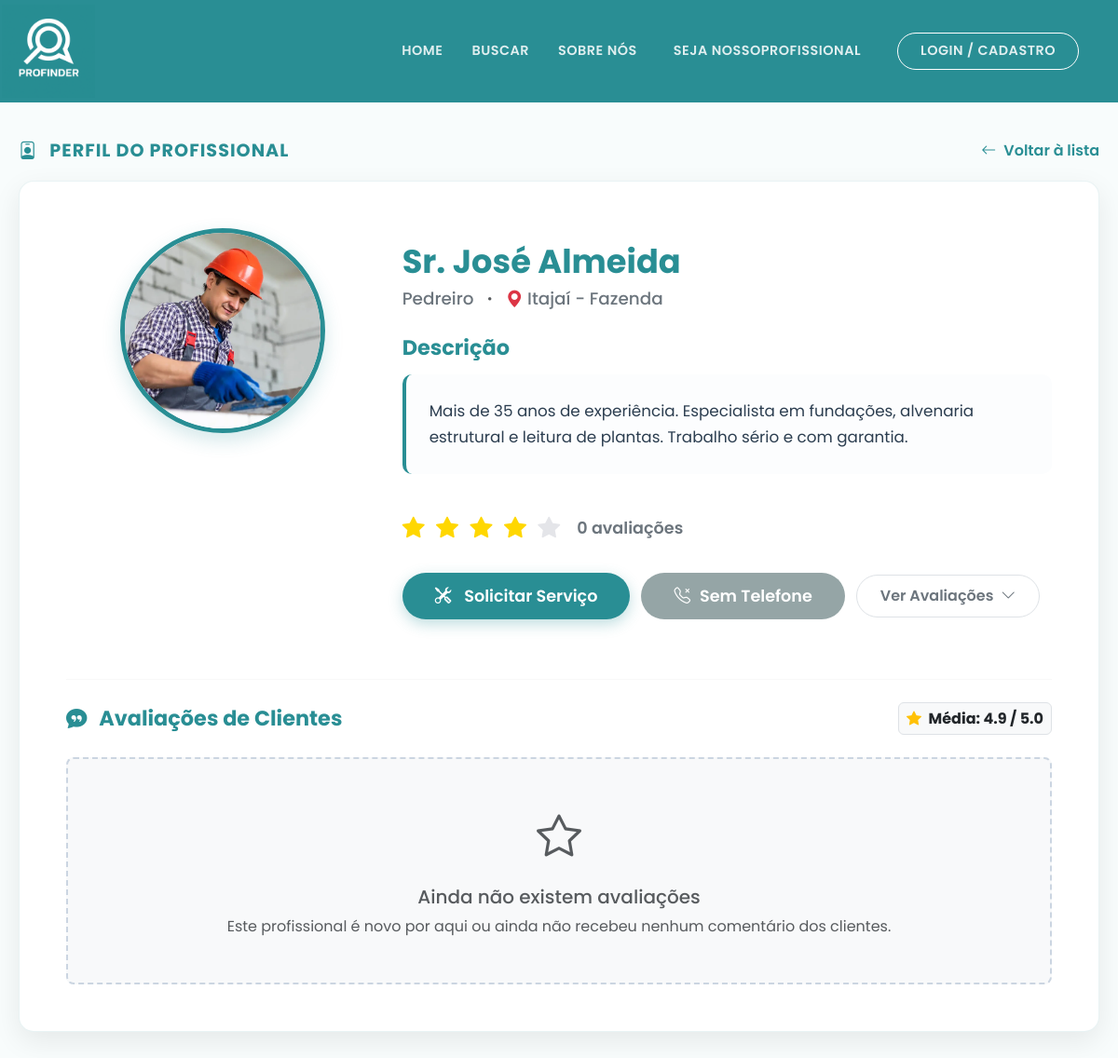
Before: /perfil/1 with the older database file.
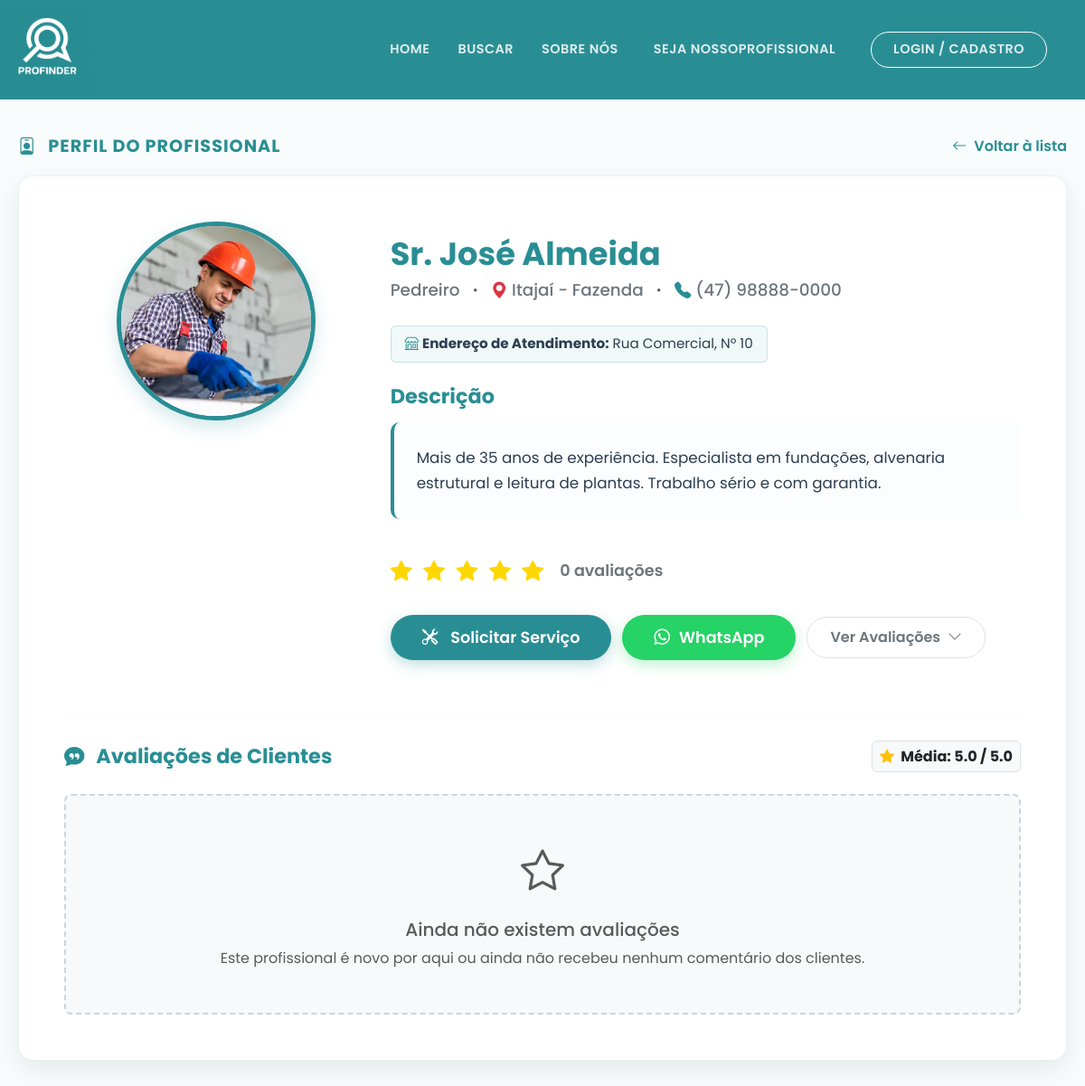
After: the same page with the newer database file.
### app.py (models this page shows, shortened)
class Profissional(db.Model, UserMixin):
    id = db.Column(db.Integer, primary_key=True)
    nome = db.Column(db.String(100), nullable=False)
    cpf = db.Column(db.String(11), unique=True, nullable=False)
    email = db.Column(db.String(120), unique=True, nullable=False)
    senha = db.Column(db.String(128), nullable=False)
    telefone = db.Column(db.String(20), nullable=True)
    profissao = db.Column(db.String(50), nullable=False)
    cidade = db.Column(db.String(100), nullable=False)
    regiao = db.Column(db.String(100), nullable=False)
    endereco_fixo = db.Column(db.String(255), nullable=True)
    descricao = db.Column(db.Text, nullable=True)
    avaliacao = db.Column(db.Float, default=5.0)
    foto = db.Column(db.String(255), default='https://cdn-icons-png.flaticon.com/512/3135/3135715.png')
    tipo_conta = db.Column(db.String(20), default='profissional')
    trabalhos = db.relationship('Portfolio', backref='profissional', lazy=True, cascade='all, delete-orphan')
    solicitacoes_recebidas = db.relationship('SolicitacaoServico', backref='profissional_solicitado', lazy=True, cascade='all, delete-orphan')

### app.py (the view)
@app.route('/perfil/<int:id>')
def perfil(id):
    profissional_selecionado = Profissional.query.get_or_404(id)
    trabalhos_portfolio = Portfolio.query.filter_by(profissional_id=id).all()
    avaliacoes = Avaliacao.query.filter_by(profissional_id=id).order_by(Avaliacao.data_avaliacao.desc()).all()
    return render_template('perfil.html', profissional=profissional_selecionado, portfolio=trabalhos_portfolio, avaliacoes=avaliacoes)

### app/templates/perfil.html (shortened to what this page needs)
<!DOCTYPE html>
<html lang="pt-BR">
<head>
    <link href="https://cdn.jsdelivr.net/npm/bootstrap@5.3.2/dist/css/bootstrap.min.css" rel="stylesheet">
    <link rel="stylesheet" href="https://cdn.jsdelivr.net/npm/bootstrap-icons@1.11.1/font/bootstrap-icons.css">
</head>
<body>
    <nav class="navbar navbar-expand-lg navbar-profinder sticky-top">
        <div class="container">
            <a class="navbar-brand" href="{{ url_for('index') }}" title="Sair / Voltar ao Início">
                <img src="{{ url_for('static', filename='img/logo-nome.png') }}" alt="Logo ProFinder">
            </a>
            <div class="collapse navbar-collapse justify-content-end" id="navbarNav">
                <ul class="navbar-nav align-items-center">
                    <li class="nav-item"><a class="nav-link" href="{{ url_for('index') }}">Home</a></li>
                    <li class="nav-item"><a class="nav-link" href="{{ url_for('busca_servicos') }}">Buscar</a></li>
                    <li class="nav-item"><a class="nav-link" href="{{ url_for('sobre') }}">Sobre Nós</a></li>
                    {% if current_user.is_authenticated %}
                    <li class="nav-item ms-lg-3 mt-3 mt-lg-0 d-none d-lg-block">
                        <a href="{{ url_for('meu_perfil') }}" class="nav-link"
                            style="text-transform: none; font-size: 0.95rem;" title="Acessar Meu Perfil">
                            Olá, <strong>{{ current_user.nome.split()[0] }}</strong>
                        </a>
                    </li>
                    <li class="nav-item d-lg-none mt-2">
                        <a class="nav-link" href="{{ url_for('meu_perfil') }}">Meu Perfil</a>
                    </li>
                    <li class="nav-item ms-lg-2 mt-2 mt-lg-0">
                        <a class="nav-link btn-login-nav border border-white rounded-pill px-4"
                            href="{{ url_for('logout') }}" style="background-color: rgba(255,255,255,0.1);">Sair</a>
                    </li>
                    {% else %}
                    <li class="nav-item ms-lg-2">
                        <a class="nav-link" href="{{ url_for('cadastro_profissional') }}">
                            Seja NossoProfissional
                        </a>
                    </li>
                    <li class="nav-item ms-lg-3 mt-3 mt-lg-0">
                        <a class="nav-link btn-login-nav border border-white rounded-pill px-4"
                            href="{{ url_for('login') }}">
                            Login / Cadastro
                        </a>
                    </li>
                    {% endif %}
                </ul>
            </div>
        </div>
    </nav>
    <main class="container main-container">
        <div class="cabecalho-perfil">
            <h2 class="titulo-secao"><i class="bi bi-person-badge me-2"></i> Perfil do Profissional</h2>
            <a href="javascript:history.back()" class="btn-voltar">
                <i class="bi bi-arrow-left"></i> Voltar à lista
            </a>
        </div>
        <div class="card-perfil">
            <div class="row">
                <div class="col-md-4 text-center mb-4 mb-md-0">
                    <div class="foto-perfil-container">
                        <img src="{{ profissional.foto }}" alt="Foto de {{ profissional.nome }}">
                    </div>
                </div>
                <div class="col-md-8">
                    <h1 class="nome-profissional">{{ profissional.nome }}</h1>
                    <div class="info-basica">
                        <span>{{ profissional.profissao }}</span>
                        <i class="bi bi-dot text-muted"></i>
                        <span><i class="bi bi-geo-alt-fill text-danger"></i>
                            {% if profissional.regiao == 'todas' %}
                            {{ profissional.cidade }} (Toda a região)
                            {% else %}
                            {{ profissional.cidade }} - {{ profissional.regiao.replace('_', ' ').title() }}
                            {% endif %}
                        </span>
                        {% if profissional.telefone %}
                        <i class="bi bi-dot text-muted"></i>
                        <span><i class="bi bi-telephone-fill" style="color: var(--cor-primaria);"></i> {{
                            profissional.telefone }}</span>
                        {% endif %}
                    </div>
                    {% if profissional.endereco_fixo %}
                    <div class="endereco-fixo mb-4">
                        <span
                            style="color: var(--cor-texto-escuro); font-size: 0.95rem; background-color: #f0f8f8; padding: 8px 15px; border-radius: 6px; display: inline-block; border: 1px solid rgba(41, 142, 148, 0.2);">
                            <i class="bi bi-shop" style="color: var(--cor-primaria);"></i> <strong>Endereço de
                                Atendimento:</strong> {{ profissional.endereco_fixo }}
                        </span>
                    </div>
                    {% endif %}
                    <h3 class="titulo-descricao">Descrição</h3>
                    <p class="texto-descricao">
                        {{ profissional.descricao | default("Profissional qualificado e altamente recomendado pela
                        comunidade ProFinder. Especialista na sua área de atuação, sempre com foco em entregar o melhor
                        resultado para os clientes.", true) }}
                    </p>
                    <div class="bloco-avaliacoes">
                        <div class="estrelas">
                            {% for i in range(5) %}
                            {% if i < profissional.avaliacao|int %} <i class="bi bi-star-fill"></i>
                                {% else %}
                                <i class="bi bi-star-fill estrela-vazia"></i>
                                {% endif %}
                                {% endfor %}
                        </div>
                        <span class="numero-avaliacoes">
                            {{ avaliacoes|length }} avaliações
                        </span>
                    </div>
                    <div class="botoes-acao mb-3">
                        {% if current_user.is_authenticated and current_user.tipo_conta == 'cliente' %}
                        <button type="button" class="btn-mensagem" data-bs-toggle="modal"
                            data-bs-target="#modalSolicitacao">
                            <i class="bi bi-tools me-1"></i> Solicitar Serviço
                        </button>
                        {% elif not current_user.is_authenticated %}
                        <button type="button" class="btn-mensagem" data-bs-toggle="modal"
                            data-bs-target="#modalAvisoLogin">
                            <i class="bi bi-tools me-1"></i> Solicitar Serviço
                        </button>
                        {% else %}
                        <button type="button" class="btn-mensagem"
                            onclick="alert('Apenas clientes podem solicitar serviços. Por favor, inicie sessão com uma conta de cliente.')"
                            style="opacity: 0.7;">
                            <i class="bi bi-tools me-1"></i> Solicitar Serviço
                        </button>
                        {% endif %}
                        {% if profissional.telefone %}
                        <a href="https://wa.me/55{{ profissional.telefone | replace(' ', '') | replace('-', '') | replace('(', '') | replace(')', '') }}"
                            target="_blank" class="btn-mensagem"
                            style="background-color: #25D366; border: none; box-shadow: 0 5px 15px rgba(37, 211, 102, 0.3);">
                            <i class="bi bi-whatsapp"></i> WhatsApp
                        </a>
                        {% else %}
                        <button type="button" class="btn-mensagem" data-bs-toggle="modal"
                            data-bs-target="#modalSemTelefone"
                            style="background-color: #95a5a6; border: none; box-shadow: none;">
                            <i class="bi bi-telephone-x"></i> Sem Telefone
                        </button>
                        {% endif %}
                        <a href="#secaoAvaliacoes" class="btn-avaliacoes">
                            Ver Avaliações <i class="bi bi-chevron-down"></i>
                        </a>
                    </div>
                </div>
            </div>
            <hr class="mt-5 mb-4" style="border-color: rgba(0,0,0,0.1);" id="secaoAvaliacoes">
            <div class="d-flex justify-content-between align-items-center mb-4 flex-wrap gap-3">
                <h3 class="titulo-descricao mb-0"><i class="bi bi-chat-quote-fill me-2"></i> Avaliações de Clientes</h3>
                <span class="badge bg-light text-dark border p-2" style="font-size: 1rem;">
                    <i class="bi bi-star-fill text-warning me-1"></i> Média: {{ profissional.avaliacao }} / 5.0
                </span>
            </div>
            {% if avaliacoes %}
            <div class="row row-cols-1 g-4 mb-2">
                {% for av in avaliacoes %}
                <div class="col">
                    <div class="card border-0 shadow-sm"
                        style="border-radius: 12px; background-color: #f8fcfc; border-left: 4px solid var(--cor-primaria) !important;">
                        <div class="card-body p-4">
                            <div class="d-flex justify-content-between align-items-start flex-wrap gap-2 mb-3">
                                <div class="d-flex align-items-center gap-3">
                                    <img src="{{ av.cliente.foto }}" alt="Avatar Cliente" class="rounded-circle"
                                        style="width: 48px; height: 48px; object-fit: cover; border: 2px solid white; box-shadow: 0 2px 5px rgba(0,0,0,0.1);">
                                    <div>
                                        <h6 class="fw-bold mb-0" style="color: var(--cor-texto-escuro);">{{
                                            av.cliente.nome }}</h6>
                                        <small class="text-muted"><i class="bi bi-calendar3"></i> {{
                                            av.data_avaliacao.strftime('%d/%m/%Y') }}</small>
                                    </div>
                                </div>
                                <div class="estrelas mb-0" style="font-size: 1.1rem; letter-spacing: 1px;">
                                    {% for i in range(5) %}
                                    <i class="bi bi-star-fill {{ 'estrela-vazia' if i >= av.nota else '' }}"></i>
                                    {% endfor %}
                                </div>
                            </div>
                            {% if av.comentario %}
                            <div class="p-3 bg-white rounded" style="border: 1px solid rgba(0,0,0,0.05);">
                                <p class="mb-0 text-dark"
                                    style="font-size: 0.95rem; line-height: 1.6; font-style: italic;">"{{ av.comentario
                                    }}"</p>
                            </div>
                            {% else %}
                            <p class="text-muted small mb-0 font-italic">O cliente não deixou nenhum comentário escrito.
                            </p>
                            {% endif %}
                        </div>
                    </div>
                </div>
                {% endfor %}
            </div>
            {% else %}
            <div class="text-center p-5 bg-light rounded-3" style="border: 2px dashed #cbd5e1;">
                <i class="bi bi-star text-muted" style="font-size: 3rem;"></i>
                <h5 class="mt-3 text-muted">Ainda não existem avaliações</h5>
                <p class="text-muted mb-0">Este profissional é novo por aqui ou ainda não recebeu nenhum comentário dos
                    clientes.</p>
            </div>
            {% endif %}
        </div>
    </main>
</body>
</html>

Changed rows visible on the page:
changed Profissional "Sr. José Almeida": telefone (not shown) → "(47) 98888-0000"; endereco_fixo (not shown) → "Rua Comercial, Nº 10"; avaliacao "4.9" → "5.0"
Other visible differences:
text no longer shown: "Sem Telefone"
text now shown: "Endereço de Atendimento: WhatsApp"
